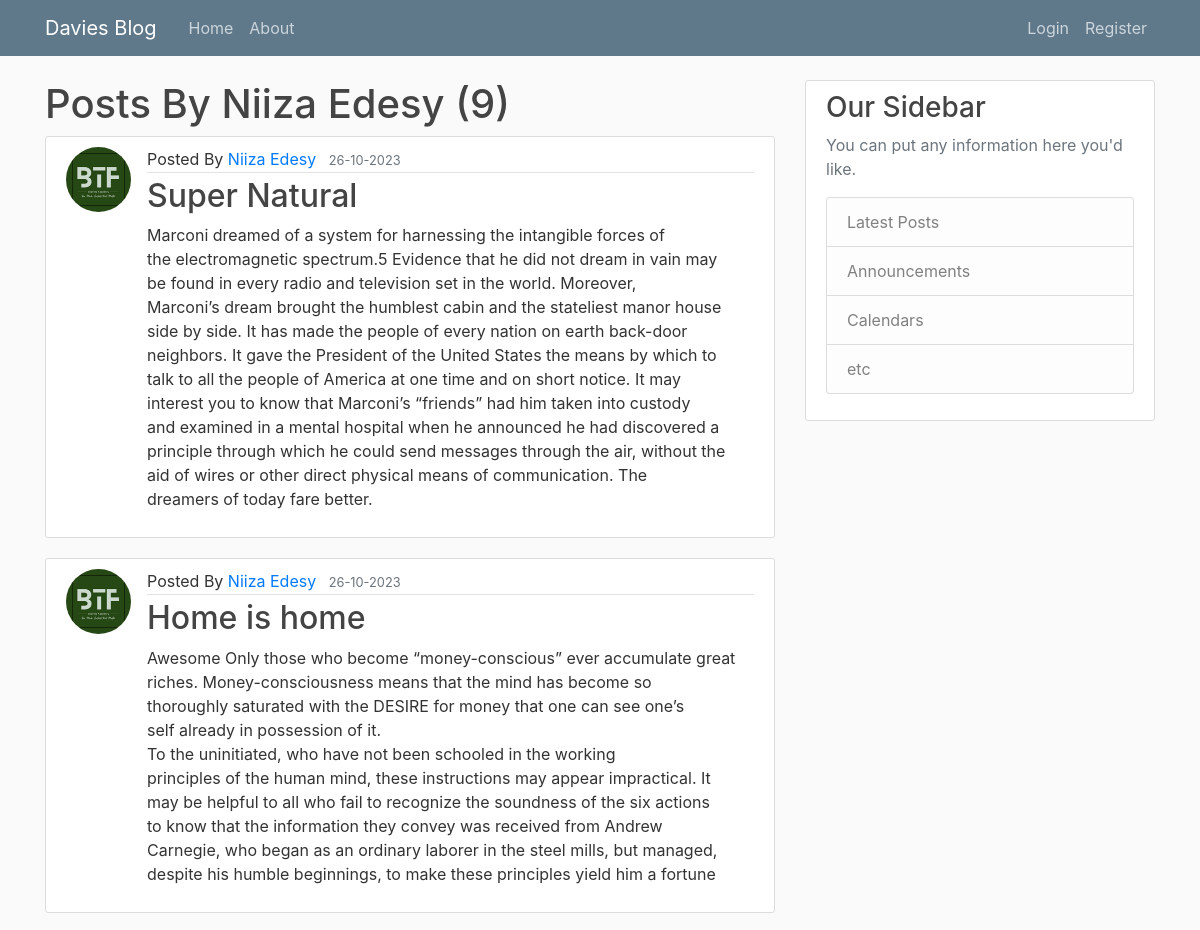
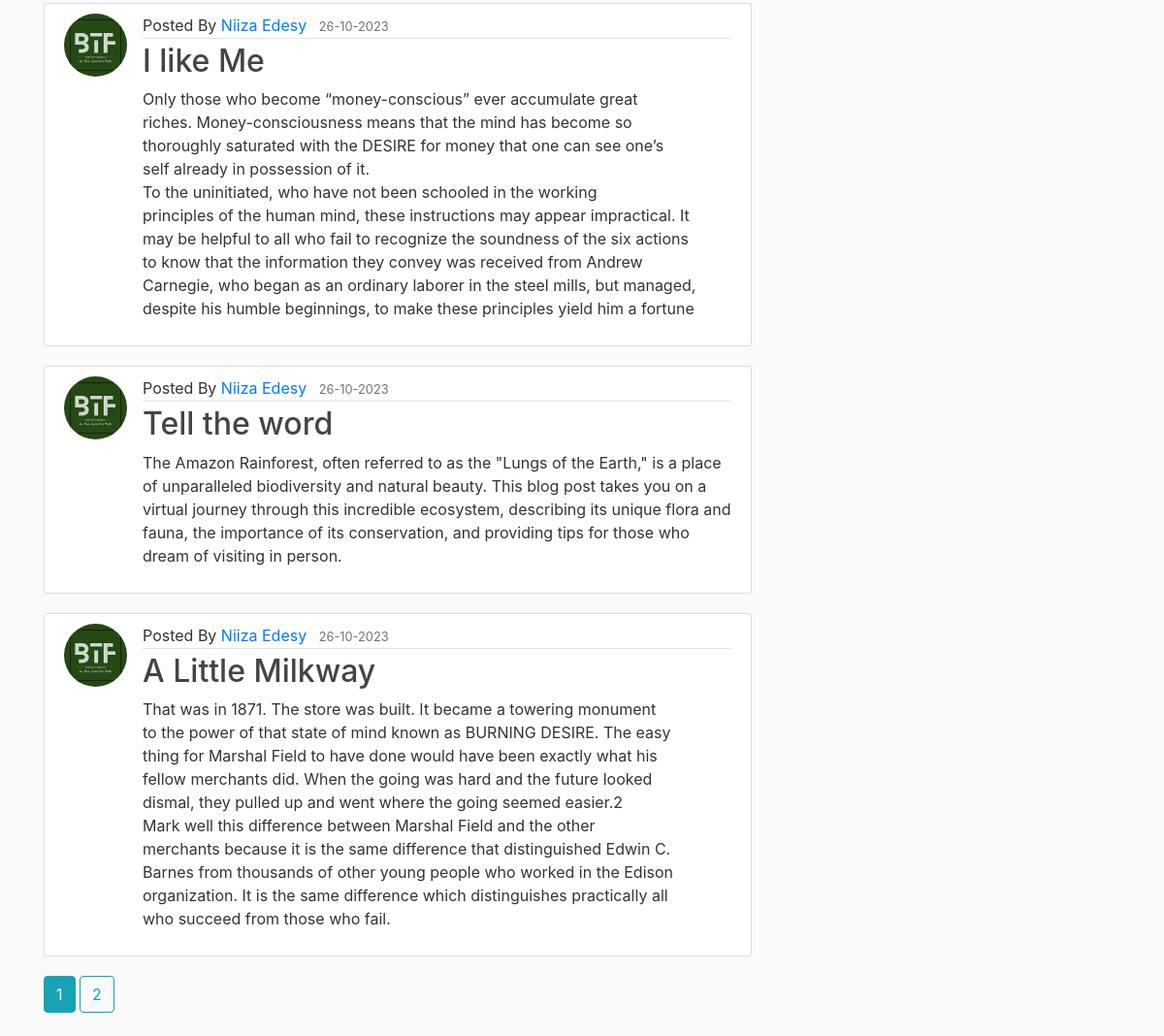
The app's page /user/Niiza Edesy with its own data (2 pictures, top to bottom).
### DaviesBlog/models.py (models this page shows, shortened)
class User(db.Model, UserMixin):
    id = db.Column(db.Integer, primary_key=True)
    username = db.Column(db.String(20), unique=True, nullable=False)
    email = db.Column(db.String(120), unique=True, nullable=False)
    image_file = db.Column(db.String(20), nullable=False, default='default.jpg')
    password = db.Column(db.String(60), nullable=False)
    posts = db.relationship('Post', backref='author', lazy=True)

class Post(db.Model, UserMixin):
    id = db.Column(db.Integer, primary_key=True)
    title = db.Column(db.String(100), nullable=False)
    date_posted = db.Column(db.DateTime, nullable=False, default=datetime.utcnow)
    content = db.Column(db.Text, nullable=False)
    user_id = db.Column(db.Integer, db.ForeignKey('user.id'), nullable=False)

### DaviesBlog/users/routes.py (the view)
@users.route("/user/<username>")
def user_posts(username):
    page = request.args.get('page', 1, type=int)
    user=User.query.filter_by(username=username).first_or_404()
    posts = Post.query.filter_by(author=user).order_by(Post.date_posted.desc()).paginate(page=page,  per_page=5)
    return render_template('user_posts.html', posts=posts, user=user)

### DaviesBlog/templates/user_posts.html
{% extends "layout.html" %}
    {% block content %}
        <h1>Posts By {{ user.username }} ({{posts.total}})</h1>
       {% for post in posts.items  %}
        <article class="media content-section">
            <img class="rounded-circle article-img" src="{{ url_for('static', filename='profile_pics/' + post.author.image_file) }}" alt="">
            <div class="media-body">
                <div class="article-metadata">
                   Posted By <a class="mr-2" href="{{ url_for('users.user_posts', username=post.author.username) }}">{{ post.author.username }}</a>
                    <small class="text-muted">{{ post.date_posted.strftime('%d-%m-%Y ') }}</small>
                </div>
                <h2><a class="article-title" href="{{url_for('posts.post', post_id=post.id)}}">{{ post.title }}</a></h2>
                <p class="article-content">{{ post.content }}</p>
            </div>
        </article>
        {% endfor %}
        {% for page_num in posts.iter_pages(left_edge=1, right_edge=1, left_current=1, right_current=2) %}
            {% if page_num %}
                {% if posts.page == page_num %}
                    <a class="btn  btn-info mb-4" href="{{ url_for('users.user_posts', username=user.username ,page=page_num) }}">{{ page_num }}</a>
                {% else %}
                    <a class="btn btn-outline-info mb-4" href="{{ url_for('users.user_posts', username=user.username, page=page_num) }}">{{ page_num }}</a>
                {% endif %}
            {% else %}
                ...
            {% endif %}
        {% endfor %}
    {% endblock content %}

### DaviesBlog/static/main.css (style rules this page uses)
body { background: #fafafa; color: #333333; margin-top: 5rem; }
h1, h2, h3, h4, h5, h6 { color: #444444; }
.content-section { background: #ffffff; padding: 10px 20px; border: 1px solid #dddddd; border-radius: 3px; margin-bottom: 20px; }
.article-title { color: #444444; }
.article-content { white-space: pre-line; }
.article-img { height: 65px; width: 65px; margin-right: 16px; }
.article-metadata { padding-bottom: 1px; margin-bottom: 4px; border-bottom: 1px solid #e3e3e3 }

### records on screen
User: username "Niiza Edesy"
Post: image_file (picture), author.username "Niiza Edesy", date_posted "26-10-2023", title "Super Natural", content "Marconi dreamed of a system for harnessing the intangible forces of the electromagnetic spectrum.5 Evidence that he did not dream in vain may be found in every radio and television set in the world. Moreover, Marconi’s dream brought the humblest cabin and the stateliest manor house side by side. It has made the people of every nation on earth back-door neighbors. It gave the President of the United States the means by which to talk to all the people of America at one time and on short notice. It may interest you to know that Marconi’s “friends” had him taken into custody and examined in a mental hospital when he announced he had discovered a principle through which he could send messages…"
Post: image_file (picture), author.username "Niiza Edesy", date_posted "26-10-2023", title "Home is home", content "Awesome Only those who become “money-conscious” ever accumulate great riches. Money-consciousness means that the mind has become so thoroughly saturated with the DESIRE for money that one can see one’s self already in possession of it. To the uninitiated, who have not been schooled in the working principles of the human mind, these instructions may appear impractical. It may be helpful to all who fail to recognize the soundness of the six actions to know that the information they convey was received from Andrew Carnegie, who began as an ordinary laborer in the steel mills, but managed, despite his humble beginnings, to make these principles yield him a fortune"
Post: image_file (picture), author.username "Niiza Edesy", date_posted "26-10-2023", title "I like Me", content "Only those who become “money-conscious” ever accumulate great riches. Money-consciousness means that the mind has become so thoroughly saturated with the DESIRE for money that one can see one’s self already in possession of it. To the uninitiated, who have not been schooled in the working principles of the human mind, these instructions may appear impractical. It may be helpful to all who fail to recognize the soundness of the six actions to know that the information they convey was received from Andrew Carnegie, who began as an ordinary laborer in the steel mills, but managed, despite his humble beginnings, to make these principles yield him a fortune"
Post: image_file (picture), author.username "Niiza Edesy", date_posted "26-10-2023", title "Tell the word", content "The Amazon Rainforest, often referred to as the \"Lungs of the Earth,\" is a place of unparalleled biodiversity and natural beauty. This blog post takes you on a virtual journey through this incredible ecosystem, describing its unique flora and fauna, the importance of its conservation, and providing tips for those who dream of visiting in person."
Post: image_file (picture), author.username "Niiza Edesy", date_posted "26-10-2023", title "A Little Milkway", content "That was in 1871. The store was built. It became a towering monument to the power of that state of mind known as BURNING DESIRE. The easy thing for Marshal Field to have done would have been exactly what his fellow merchants did. When the going was hard and the future looked dismal, they pulled up and went where the going seemed easier.2 Mark well this difference between Marshal Field and the other merchants because it is the same difference that distinguished Edwin C. Barnes from thousands of other young people who worked in the Edison organization. It is the same difference which distinguishes practically all who succeed from those who fail."

### other values on screen
{{ posts.total }} "9"
{{ page_num }} "1"
{{ page_num }} "2"
